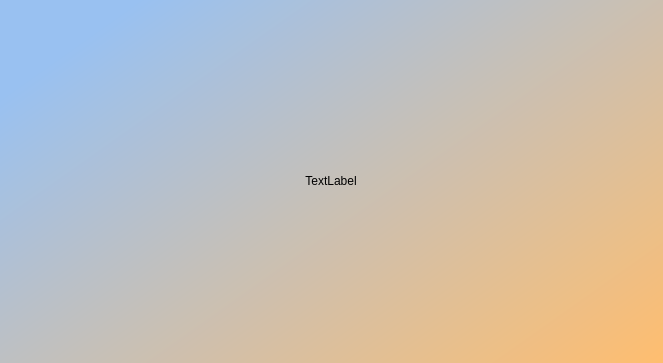
<?xml version="1.0" encoding="UTF-8"?>
<ui version="4.0">
 <class>Form</class>
 <widget class="QWidget" name="Form">
  <property name="geometry">
   <rect>
    <x>0</x>
    <y>0</y>
    <width>663</width>
    <height>363</height>
   </rect>
  </property>
  <property name="windowTitle">
   <string>Form</string>
  </property>
  <property name="styleSheet">
   <string notr="true">background-color: qlineargradient(spread:pad, x1:0.0204082, y1:0.244, x2:1, y2:1, stop:0 rgba(153, 193, 241, 255), stop:1 rgba(255, 190, 111, 255));
border-radius:10px;</string>
  </property>
  <layout class="QVBoxLayout" name="verticalLayout_2">
   <item>
    <layout class="QHBoxLayout" name="horizontalLayout">
     <item>
      <widget class="QLabel" name="label">
       <property name="maximumSize">
        <size>
         <width>300</width>
         <height>200</height>
        </size>
       </property>
       <property name="cursor">
        <cursorShape>PointingHandCursor</cursorShape>
       </property>
       <property name="styleSheet">
        <string notr="true">background-color: none;</string>
       </property>
       <property name="text">
        <string>TextLabel</string>
       </property>
       <property name="alignment">
        <set>Qt::AlignCenter</set>
       </property>
      </widget>
     </item>
    </layout>
   </item>
  </layout>
 </widget>
 <resources/>
 <connections/>
</ui>
